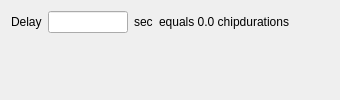
            <widget class="QWidget" name="tab_receiver_filter_integrate_and_dump">
             <attribute name="title">
              <string>Integrate and Dump</string>
             </attribute>
             <layout class="QGridLayout" name="gridLayout_26">
              <item row="0" column="0">
               <widget class="QLabel" name="label_28">
                <property name="text">
                 <string>Delay</string>
                </property>
               </widget>
              </item>
              <item row="0" column="1">
               <widget class="QLineEdit" name="lineEdit_receiver_filter_integrate_and_dump_delay">
                <property name="minimumSize">
                 <size>
                  <width>60</width>
                  <height>0</height>
                 </size>
                </property>
                <property name="maximumSize">
                 <size>
                  <width>80</width>
                  <height>16777215</height>
                 </size>
                </property>
               </widget>
              </item>
              <item row="0" column="4">
               <spacer name="horizontalSpacer_5">
                <property name="orientation">
                 <enum>Qt::Horizontal</enum>
                </property>
                <property name="sizeHint" stdset="0">
                 <size>
                  <width>40</width>
                  <height>20</height>
                 </size>
                </property>
               </spacer>
              </item>
              <item row="0" column="3">
               <widget class="QLabel" name="label_14">
                <property name="text">
                 <string>equals 0.0 chipdurations</string>
                </property>
               </widget>
              </item>
              <item row="0" column="2">
               <widget class="QLabel" name="label_29">
                <property name="text">
                 <string>sec</string>
                </property>
               </widget>
              </item>
              <item row="1" column="1">
               <spacer name="verticalSpacer_5">
                <property name="orientation">
                 <enum>Qt::Vertical</enum>
                </property>
                <property name="sizeHint" stdset="0">
                 <size>
                  <width>20</width>
                  <height>40</height>
                 </size>
                </property>
               </spacer>
              </item>
             </layout>
            </widget>
